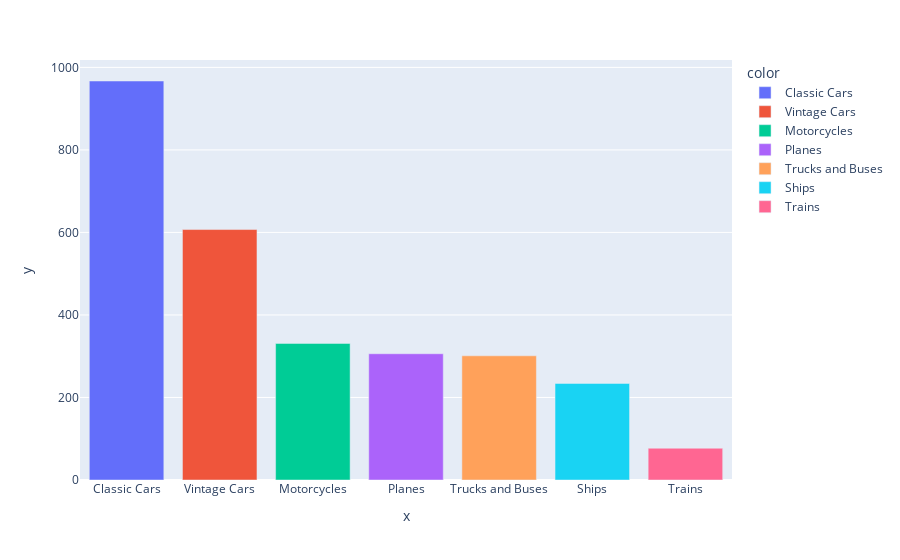

Notebook code cell kept with this figure:
### Code cell
bar_grafic('PRODUCTLINE')

### Figure 1 — Plotly figure (JSON) as saved in the notebook; plotly's stock layout.template omitted (floating-point values rounded to 4 significant figures)
{"data": [{"alignmentgroup": "True", "hovertemplate": "color=Classic Cars<br>x=%{x}<br>y=%{y}<extra></extra>", "legendgroup": "Classic Cars", "marker": {"color": "#636efa", "pattern": {"shape": ""}}, "name": "Classic Cars", "offsetgroup": "Classic Cars", "orientation": "v", "showlegend": true, "textposition": "auto", "type": "bar", "x": ["Classic Cars"], "xaxis": "x", "y": [967], "yaxis": "y"}, {"alignmentgroup": "True", "hovertemplate": "color=Vintage Cars<br>x=%{x}<br>y=%{y}<extra></extra>", "legendgroup": "Vintage Cars", "marker": {"color": "#EF553B", "pattern": {"shape": ""}}, "name": "Vintage Cars", "offsetgroup": "Vintage Cars", "orientation": "v", "showlegend": true, "textposition": "auto", "type": "bar", "x": ["Vintage Cars"], "xaxis": "x", "y": [607], "yaxis": "y"}, {"alignmentgroup": "True", "hovertemplate": "color=Motorcycles<br>x=%{x}<br>y=%{y}<extra></extra>", "legendgroup": "Motorcycles", "marker": {"color": "#00cc96", "pattern": {"shape": ""}}, "name": "Motorcycles", "offsetgroup": "Motorcycles", "orientation": "v", "showlegend": true, "textposition": "auto", "type": "bar", "x": ["Motorcycles"], "xaxis": "x", "y": [331], "yaxis": "y"}, {"alignmentgroup": "True", "hovertemplate": "color=Planes<br>x=%{x}<br>y=%{y}<extra></extra>", "legendgroup": "Planes", "marker": {"color": "#ab63fa", "pattern": {"shape": ""}}, "name": "Planes", "offsetgroup": "Planes", "orientation": "v", "showlegend": true, "textposition": "auto", "type": "bar", "x": ["Planes"], "xaxis": "x", "y": [306], "yaxis": "y"}, {"alignmentgroup": "True", "hovertemplate": "color=Trucks and Buses<br>x=%{x}<br>y=%{y}<extra></extra>", "legendgroup": "Trucks and Buses", "marker": {"color": "#FFA15A", "pattern": {"shape": ""}}, "name": "Trucks and Buses", "offsetgroup": "Trucks and Buses", "orientation": "v", "showlegend": true, "textposition": "auto", "type": "bar", "x": ["Trucks and Buses"], "xaxis": "x", "y": [301], "yaxis": "y"}, {"alignmentgroup": "True", "hovertemplate": "color=Ships<br>x=%{x}<br>y=%{y}<extra></extra>", "legendgroup": "Ships", "marker": {"color": "#19d3f3", "pattern": {"shape": ""}}, "name": "Ships", "offsetgroup": "Ships", "orientation": "v", "showlegend": true, "textposition": "auto", "type": "bar", "x": ["Ships"], "xaxis": "x", "y": [234], "yaxis": "y"}, {"alignmentgroup": "True", "hovertemplate": "color=Trains<br>x=%{x}<br>y=%{y}<extra></extra>", "legendgroup": "Trains", "marker": {"color": "#FF6692", "pattern": {"shape": ""}}, "name": "Trains", "offsetgroup": "Trains", "orientation": "v", "showlegend": true, "textposition": "auto", "type": "bar", "x": ["Trains"], "xaxis": "x", "y": [77], "yaxis": "y"}], "layout": {"barmode": "relative", "legend": {"title": {"text": "color"}, "tracegroupgap": 0}, "margin": {"t": 60}, "xaxis": {"anchor": "y", "domain": [0, 1], "title": {"text": "x"}}, "yaxis": {"anchor": "x", "domain": [0, 1], "title": {"text": "y"}}}}
